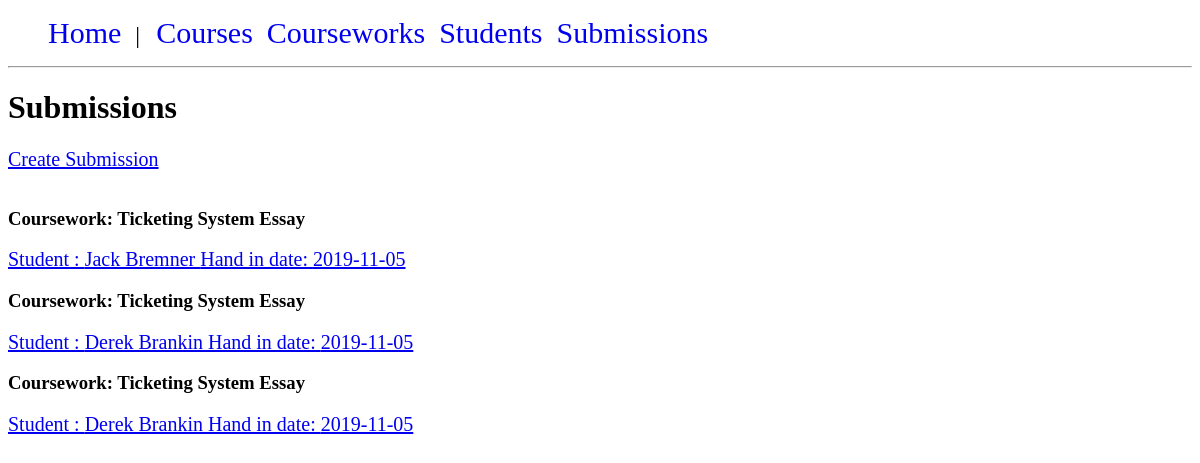
Screenshot of /submissions/all_submissions.php with the database file from the repository.
### tables this page shows
CREATE TABLE "submissions" (
	"submission_id"	INTEGER NOT NULL PRIMARY KEY AUTOINCREMENT UNIQUE,
	"coursework_id"	INTEGER NOT NULL,
	"student_id"	INTEGER NOT NULL,
	"mark"	INTEGER(100),
	"hand_in_date"	DATE NOT NULL,
	"second_submission"	BOOLEAN NOT NULL DEFAULT 0,
	"grade_id"	INTEGER NOT NULL,
	FOREIGN KEY("coursework_id") REFERENCES "courseworks"("coursework_id"),
	FOREIGN KEY("student_id") REFERENCES "students"("student_id")
);

CREATE TABLE "courseworks" (
	"coursework_id"	INTEGER NOT NULL PRIMARY KEY AUTOINCREMENT UNIQUE,
	"name"	TEXT(50) NOT NULL,
	"course_id"	INTEGER NOT NULL,
	"deadline"	DATE NOT NULL,
	"credit_weight"	INTEGER NOT NULL,
	"feedback_due_date"	DATE NOT NULL,
	FOREIGN KEY("course_id") REFERENCES "courses"("course_id")
);

CREATE TABLE "students" (
	"student_id"	INTEGER NOT NULL UNIQUE,
	"name"	TEXT(50) NOT NULL,
	PRIMARY KEY("student_id")
);

### submissions/submission_functions.php (called while the page is built, shortened)
<?php
if (php_sapi_name() == "cli") {
    require_once getcwd().'../database/dbconnection.php';
    require_once getcwd().'../grades/grade_functions.php';
    require_once getcwd().'../courseworks/coursework_functions.php';
} else {
    require_once $_SERVER['DOCUMENT_ROOT'].'/database/dbconnection.php';
}
function getAllSubmissions() {
    $query = "SELECT submission_id, hand_in_date, stu.name as student_name, cworks.name as coursework_name, c.name as course_name
              FROM submissions sub
              JOIN students stu ON sub.student_id = stu.student_id
              JOIN courseworks cworks ON sub.coursework_id = cworks.coursework_id
	          JOIN courses c ON cworks.course_id = c.course_id
              order by c.course_id, cworks.coursework_id, hand_in_date";
    $submissions = DB::run($query)->fetchAll(PDO::FETCH_ASSOC);
    return $submissions;
}

### database/dbconnection.php (called while the page is built, shortened)
<?php
class DB {
    private static $instance = null;
    private static $pdo;
    public function __construct() {
        if (php_sapi_name() == "cli") {
            self::$pdo = new PDO("sqlite:database/courseworkapp.db");
        }
        else {
            self::$pdo = new PDO("sqlite:".$_SERVER['DOCUMENT_ROOT']."/database/courseworkapp.db");
        }
}
    public static function getInstance() : DB {
        if(!self::$instance)
        {
            self::$instance = new DB();
        }
        return self::$instance;
    }
    public static function run($sql, $params = NULL) {
        $stmt = self::$pdo->prepare($sql);
        $stmt->execute($params);
        return $stmt;
    }
}

### submissions/all_submissions.php (the view, shortened to what this page needs)
<?php
require_once 'submission_functions.php';
$submissions = getAllSubmissions();
echo '<h1>Submissions</h1>';
echo "<a href='create_submission_form.php'>Create Submission</a>\n";
echo '<br>';
echo '<br>';
if ($submissions) {
    foreach ($submissions as $submission) {
        echo '<h3>Coursework: ' . $submission['coursework_name'] . '</h3>';
        echo "<a href='submission_details.php?id=" . $submission['submission_id'] . "'> Student : " . $submission['student_name']
              . "  Hand in date: " . $submission['hand_in_date'] . "</a>\n";
    }
} else {
    echo "<p>No submissions for this course</p>";
}

### css/stylesheet.css (style rules this page uses)
#menu ul { list-style: none; }
#menu li { display: inline; padding-right: 10px; font-size: 24px; }
#menu a { text-decoration: none; font-size: 30px; }
a, p { font-size: 20px; }

### rows the page displays
submissions: coursework.name "Ticketing System Essay", student.name "Jack Bremner", hand_in_date "2019-11-05"
submissions: coursework.name "Ticketing System Essay", student.name "Derek Brankin", hand_in_date "2019-11-05"
submissions: coursework.name "Ticketing System Essay", student.name "Derek Brankin", hand_in_date "2019-11-05"
